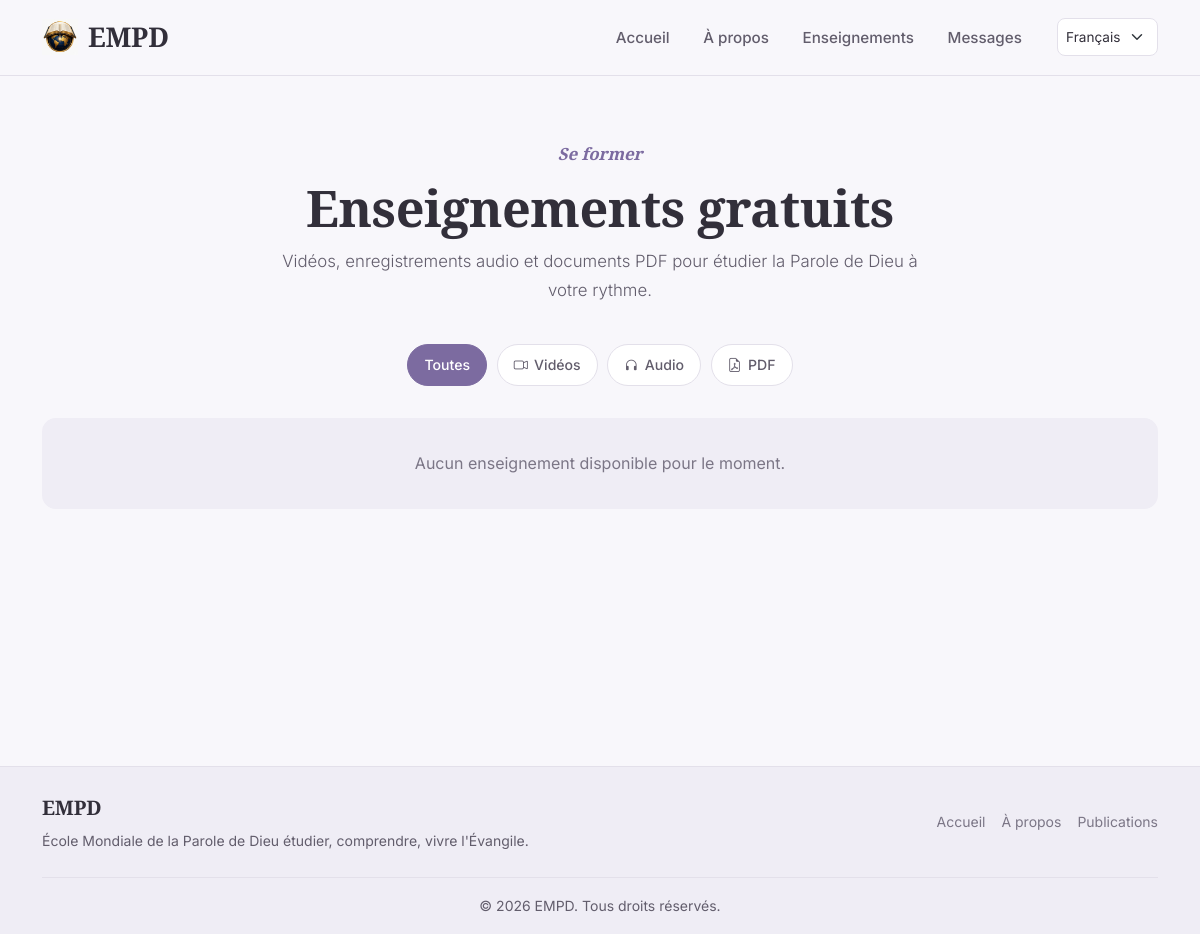
Page /formations/ on the earlier database version.
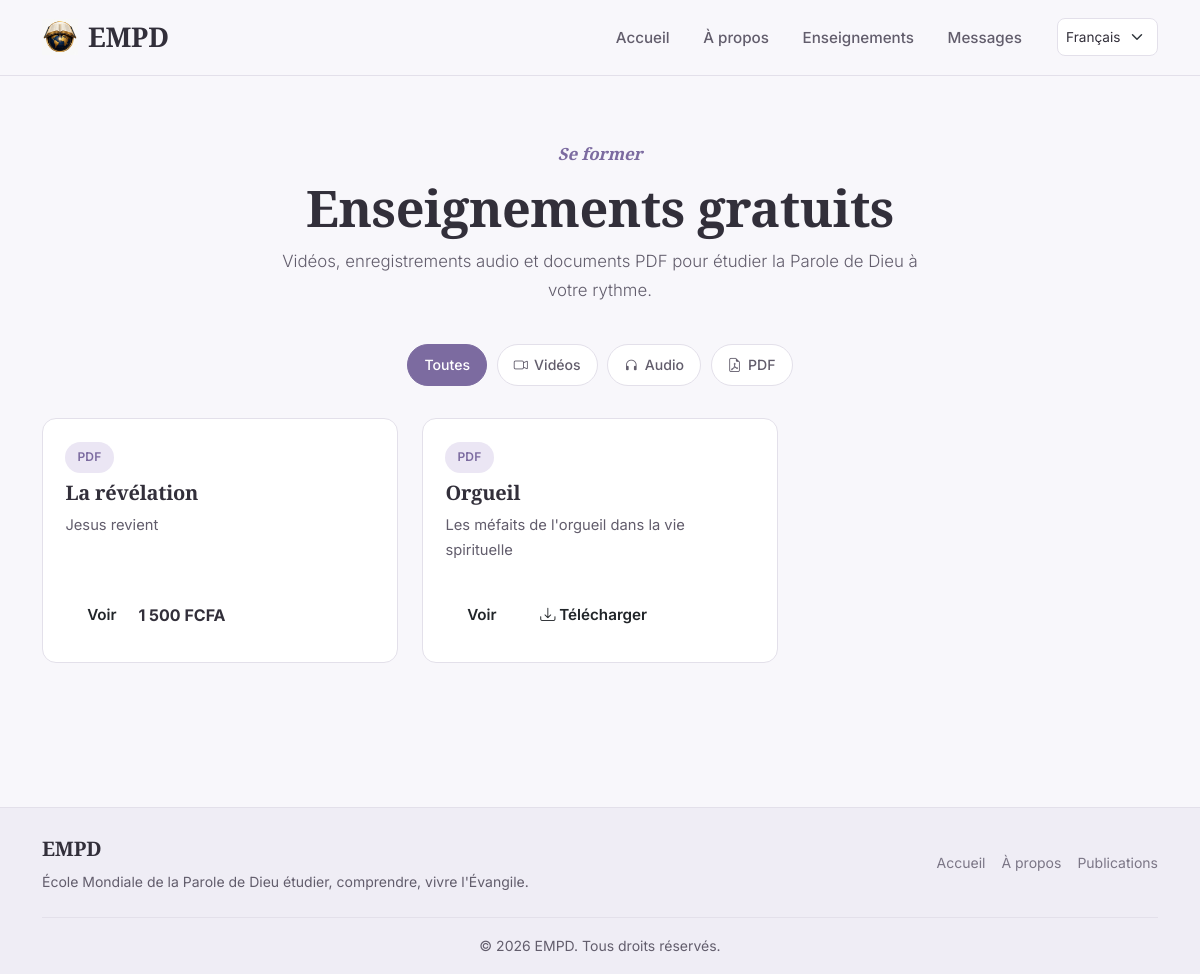
Same page on the later database version.
### formations/models.py (models this page shows, shortened)
class Formation(models.Model):
    class TypeFormation(models.TextChoices):
        VIDEO = "VIDEO", "Vidéo"
        AUDIO = "AUDIO", "Audio"
        PDF = "PDF", "PDF"
    class TypeAcces(models.TextChoices):
        GRATUIT = "GRATUIT", "Gratuite"
        PAYANT = "PAYANT", "Payante"
    type_acces = models.CharField(
        "Accès",
        max_length=10,
        choices=TypeAcces.choices,
        default=TypeAcces.GRATUIT,
    )
    prix = models.DecimalField(
        max_digits=10,
        decimal_places=0,
        null=True,
        blank=True,
        help_text="Prix en FCFA (obligatoire si la formation est payante).",
    )
    titre = models.CharField(max_length=200)
    description = models.TextField()
    categorie = models.ForeignKey(
        Categorie, on_delete=models.SET_NULL, null=True, blank=True, related_name="formations"
    )
    type_formation = models.CharField(max_length=10, choices=TypeFormation.choices)
    miniature = models.ImageField(upload_to="formations/miniatures/", blank=True, null=True)
    fichier = models.FileField(upload_to="formations/fichiers/", blank=True, null=True)
    lien_externe = models.URLField(blank=True, help_text="Lien externe si le contenu n'est pas hébergé ici")
    active = models.BooleanField(default=True)
    date_publication = models.DateTimeField(auto_now_add=True)
    class Meta:
        ordering = ["-date_publication"]
    @property
    def est_gratuite(self):
        return self.type_acces == self.TypeAcces.GRATUIT

### formations/views.py (the view)
# urls.py: path("", views.FormationListView.as_view(), name="liste"),
class FormationListView(ListView):
    model = Formation
    template_name = "formations/liste.html"
    context_object_name = "formations"
    paginate_by = 12
    def get_queryset(self):
        qs = Formation.objects.filter(active=True).select_related("categorie")
        type_filtre = self.request.GET.get("type")
        if type_filtre in Formation.TypeFormation.values:
            qs = qs.filter(type_formation=type_filtre)
        return qs

### templates/formations/liste.html (shortened to what this page needs)
{% extends "base.html" %}
{% load i18n %}
{% load humanize %}
{% block content %}
<section class="section-empd">
    <div class="page-header">
        <span class="eyebrow">{% trans "Se former" %}</span>
        <h1>{% trans "Enseignements gratuits" %}</h1>
        <p class="lead">
        </p>
    </div>
    <div class="filter-bar justify-content-center">
        <a href="?" class="filter-pill{% if not request.GET.type %} active{% endif %}">
            {% trans "Toutes" %}
        </a>
        <a href="?type=VIDEO" class="filter-pill{% if request.GET.type == 'VIDEO' %} active{% endif %}">
            <i class="bi bi-camera-video"></i> {% trans "Vidéos" %}
        </a>
        <a href="?type=AUDIO" class="filter-pill{% if request.GET.type == 'AUDIO' %} active{% endif %}">
            <i class="bi bi-headphones"></i> {% trans "Audio" %}
        </a>
        <a href="?type=PDF" class="filter-pill{% if request.GET.type == 'PDF' %} active{% endif %}">
            <i class="bi bi-file-earmark-pdf"></i> {% trans "PDF" %}
        </a>
    </div>
    <div class="row g-4">
        {% for f in formations %}
            <div class="col-sm-6 col-lg-4">
                <div class="formation-grid-card">
                    <div class="formation-body">
                        <span class="badge-empd mb-2 align-self-start">{{ f.get_type_formation_display }}</span>
                        <h5>{{ f.titre }}</h5>
                        <p>{{ f.description|truncatewords:18 }}</p>
                        <div class="formation-actions">
                        <div class="d-flex justify-content-between align-items-center">
                            <a href="{% url 'formations:formation_detail' f.pk %}" class="btn btn-koi-outline btn-sm">Voir</a>
                             {% if f.est_gratuite %}
                            <a href="{% url 'formations:telecharger' f.pk %}" class="btn btn-koi-primary btn-sm">
                                  <i class="bi bi-download"></i> Télécharger
                            </a>
                            {% else %}
                            <span class="fw-bold">{{ f.prix|intcomma }} FCFA</span>
                                {% endif %}
                            </div>
                        </div>
                    </div>
                </div>
            </div>
        {% empty %}
            <div class="col-12">
                <div class="empty-state">
                    {% trans "Aucun enseignement disponible pour le moment." %}
                </div>
            </div>
        {% endfor %}
    </div>
</section>
{% endblock %}

Differences in the rows shown:
added Formation: type_formation "PDF", titre "La révélation", description "Jesus revient", prix "1 500"
added Formation: type_formation "PDF", titre "Orgueil", description "Les méfaits de l'orgueil dans la vie spirituelle", type_acces "GRATUIT" (drawn)
Other differences:
text no longer shown: "Aucun enseignement disponible pour le moment."
